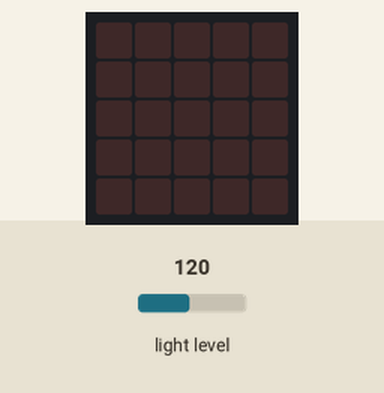
This program was run on a simulated BBC micro:bit running MicroPython. Parts: the board's 5×5 LED display. Inputs (shaded band) come from the test bench; at power-on: light level 120. Dim RGB values are drawn brighter than linear.

Above: at 1.2 s.
1.3 s: light level set to 103
2.8 s: light level set to 95
At 3.9 s:
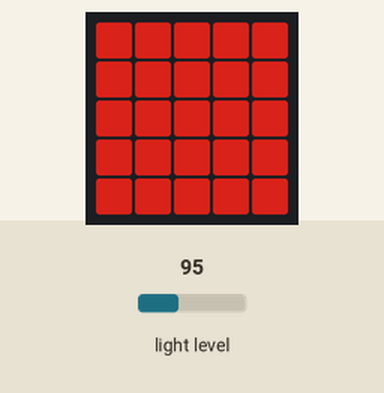
4.3 s: light level set to 128
At 5.1 s:
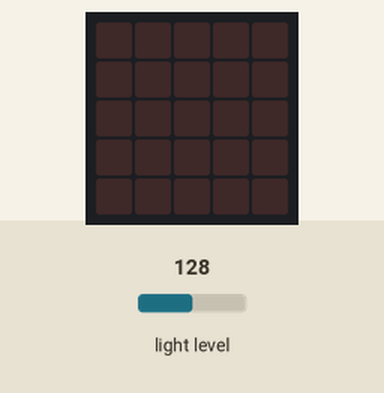
5.8 s: light level set to 64
At 6.2 s:
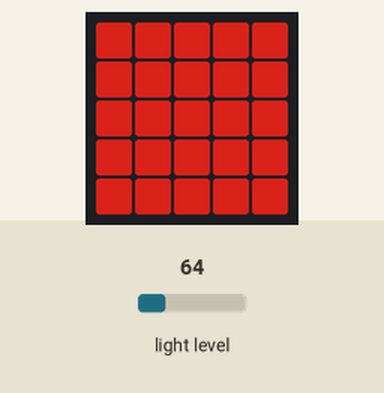
7.3 s: light level set to 191
At 8.6 s:
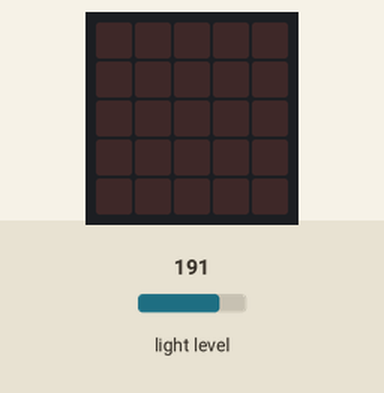
Timing chart, 0 to 9.8 s (numbered marks = the images above; inputs shaded):
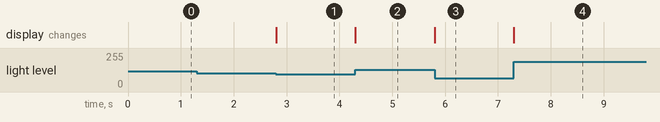

Measured:
- the behaviour switches between 100 and 99 on light level (found by bisection; images 0 and 1)
- after the input at 1.3 s, every drawn part: stays the same
- after the input at 2.8 s, the display: changes at once (image 1)
- after the input at 4.3 s, the display: changes at once (image 2)
- after the input at 5.8 s, the display: changes at once (image 3)
- after the input at 7.3 s, the display: changes at once (image 4)

The program:

autolight.py
```python
from microbit import *
light1 = Image("99999:99999:99999:99999:99999")
light2 = Image("55555:55555:55555:55555:55555")
light3 = Image("00000:00000:00000:00000:00000")

while True:
    level = display.read_light_level() #밝기 측정
    if level < 10: # 10보다 작다면
        display.show(light1) #제일 밝게
    elif level >= 10 and level < 100: #10보다 크거나 같고, 100보다 작으면
        display.show(light2) #중간 밝기
    else:
        display.show(light3) #출력하지 않음
```
